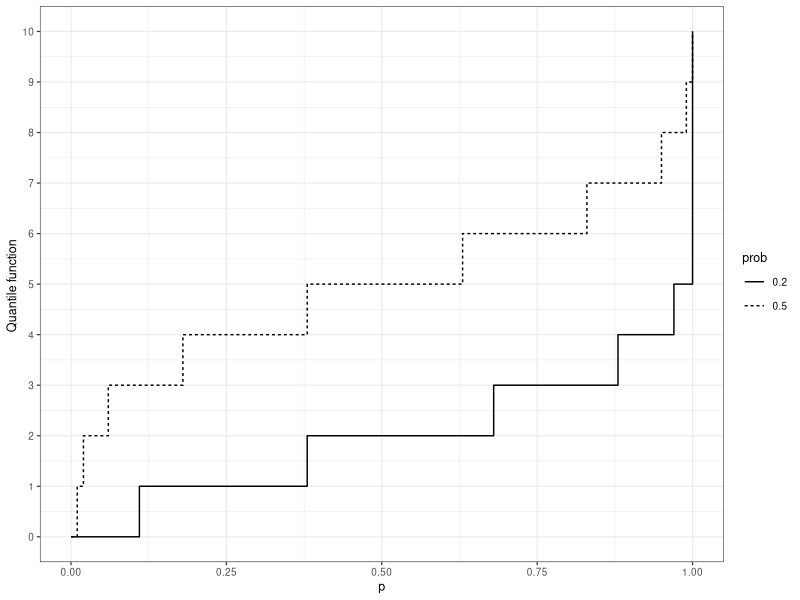
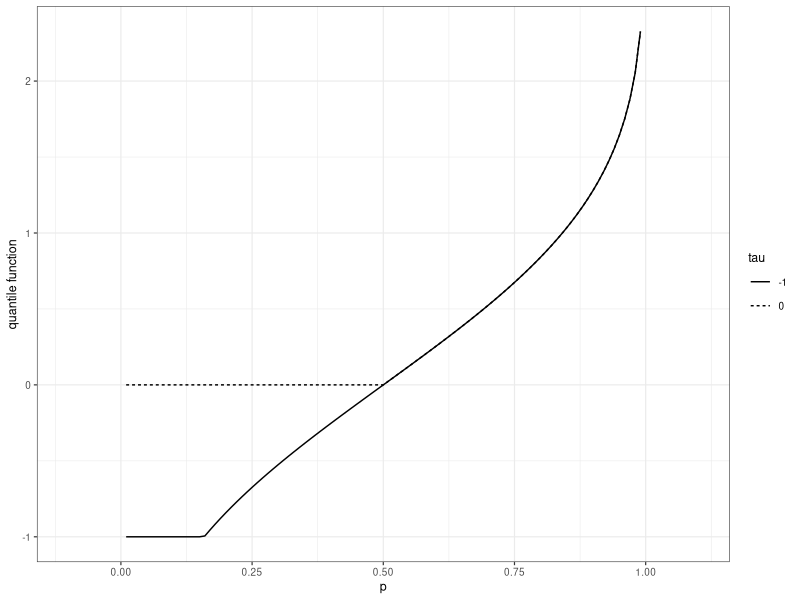
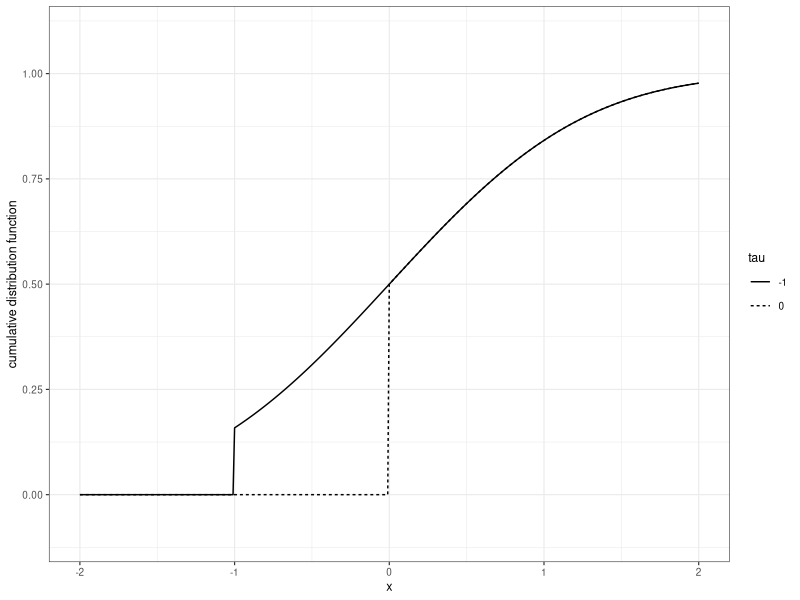
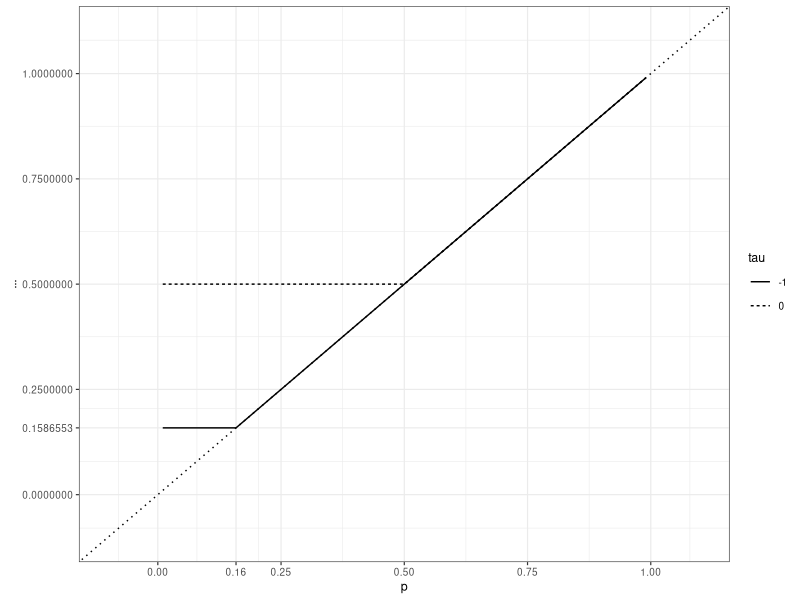
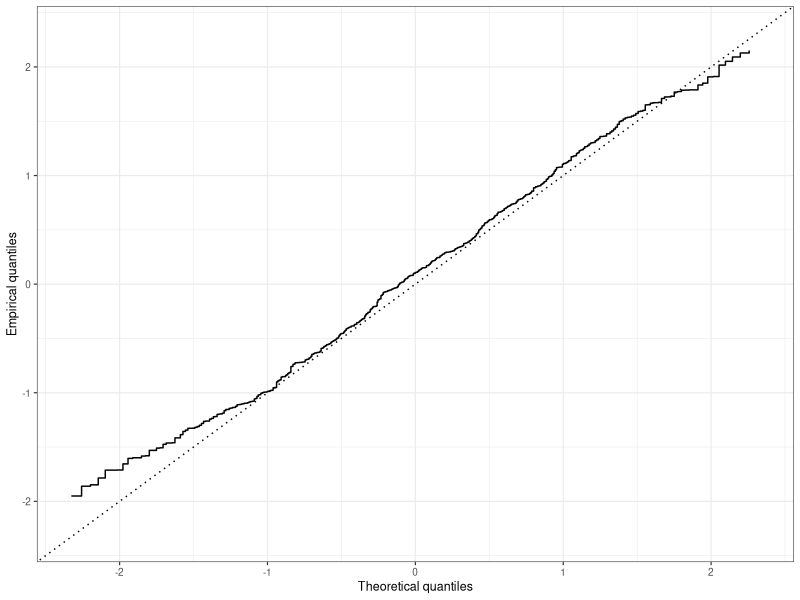

Source code (R) for these figures, in order:
## ---- chunk 1
# %%
require(tidyverse)
require(kableExtra)
old_theme <-theme_set(theme_bw(base_size=9, base_family = "Helvetica"))
options(tinytex.verbose = TRUE)
# %%
## ---- chunk 2
#| echo: false
#| message: false
#| warning: false
#| label: fig-quantiles
#|
#| fig-cap: |
#|    Quantile functions of binomial distributions.
#|
n <- 10
p <- seq(0, 1, by=.01)
probs <-  c(.2,  .5)

df <- as.data.frame(c(list("p"=p),
                      probs %>% purrr::map(.f = function(prob) qbinom(p, n, prob))))

names(df) <- c("p", format(probs, digits=2))

df <- tidyr::gather(df, key="prob", value="quantile", -p)

p <- ggplot2::ggplot(data = df) +
     ggplot2::geom_step(mapping=ggplot2::aes(x=p, y=quantile, linetype=prob), color=1, direction = "hv", lineend="butt") +
     ggplot2::xlab("p") +
     ggplot2::ylab("Quantile function ") +
     ggplot2::xlim(xlim = c(-.1, 1.1))  +
     ggplot2::scale_y_continuous(breaks=seq(0,10)) +
     ggplot2::scale_x_continuous(breaks=seq(0, 1, by=.25))
p

rm(df, probs, p)
# %%
## ---- chunk 3
#| echo: false
#| message: false
#| warning: false
#| label: fig-quantiles2
#| fig-cap: |
#|   Quantile functions $\max(X, \tau)$ where $X \sim \mathcal{N}(0,1)$ for $\tau \in \{0, 2\}$.  Let $\Phi^\leftarrow$ 
#|   denote the quantile function of $\mathcal{N}(0,1)$. The quantile  function of $\max(X,\tau)$ is 
#|   $\mathbb{I}_{(0,\Phi(\tau)]}(p) \times \tau + \Phi^{\leftarrow}(p) \times \mathbb{I}_{(\Phi(\tau), 1)}(p)= \Phi^{\leftarrow}(p \vee \Phi(\tau))$. 
#|   The two distributions are neither absolutely continuous nor discrete.


# %%
tau <-  c(0,  -1)
df <- tibble::tibble(p=seq(0.01, .99, by=0.01)) %>%
      mutate('0' = qnorm(pmax(pnorm(0), p)),
             '-1' =qnorm(pmax(pnorm(-1), p))) %>%
      tidyr::gather(key="tau", value="quantile", -p)

p <- ggplot2::ggplot(data = df,
                     mapping= ggplot2::aes(x=p, y=quantile, group=tau)) +
  ggplot2::xlab("p") +
  ggplot2::ylab("quantile function") +
  ggplot2::xlim(xlim = c(-0.1, 1.1)) +
  ggplot2::ylim(ylim = c(-1.1, 2.5)) +
  ggplot2::geom_line(aes(linetype=tau)) +
  ggplot2::scale_y_continuous(breaks=seq(-2,10)) +
  ggplot2::scale_x_continuous(breaks=seq(0, 1, by=.25), limits=c(-0.1, 1.1))

p

rm(df, tau, p)
# %%
## ---- chunk 4
#| echo: false
#| message: false
#| warning: false
#| label: fig-quantiles3
#| fig-cap: |
#|   Cumulative distribution functions for the probability distributions illustrated in [Figure @fig-quantiles2]

df2 <- tibble::tibble(x=seq(-2, 2, by=0.01)) %>%
      mutate('0' = ifelse(x<0, 0, pnorm(x)),
             '-1' = ifelse(x< (-1), 0, pnorm(x))) %>%
      tidyr::gather(key="tau", value="cdf", -x)

q <- ggplot2::ggplot(data = df2,
                     mapping= ggplot2::aes(x=x, y=cdf, group=tau)) +
  ggplot2::xlab("x") +
  ggplot2::ylab("cumulative distribution function") +
  ggplot2::geom_line(aes(linetype=tau)) +
  ggplot2::scale_x_continuous(breaks=seq(-2, 2, by=1.), limits=c(-2, 2)) +
  ggplot2::scale_y_continuous(breaks=seq(0, 1, by=.25), limits=c(-0.1, 1.1))

q

rm(df2, q)
## ---- chunk 5
#| echo: false
#| message: false
#| warning: false
#| label: fig-quantiles4
#| fig-cap: |
#|   Representation of $F \circ F^{\leftarrow}$ for the probability distributions illustrated in [Figures @fig-quantiles2]  and [@fig-quantiles3]. 
#|   The function $F \circ F^{\leftarrow}$ always lies above the line $y=x$ (dotted line) as prescribed in [Proposition @prp-quantilekit]. 
#|   Plateaux that lie strictly above the dotted line are in correspondence with  jumps of the quantile function.
#| 

df <- tibble::tibble(p=seq(0.01, .99, by=0.001)) %>%
      mutate(tau0 = qnorm(pmax(pnorm(0), p)),
             tau1 =qnorm(pmax(pnorm(-1), p))) %>%
      mutate('0' = ifelse(tau0<=0, pnorm(0), pnorm(tau0)),
             '-1' = ifelse(tau1<=(-1), pnorm(-1), pnorm(tau1))) %>%
      dplyr::select(-dplyr::starts_with('tau')) %>%
      tidyr::gather(key="tau", value="value", -p)

p <- ggplot2::ggplot(data = df,
                     mapping= ggplot2::aes(x=p, y=value, group=tau)) +
  ggplot2::xlab("p") +
  ggplot2::ylab("...") +
  ggplot2::geom_line(aes(linetype=tau)) +
  ggplot2::scale_y_continuous(breaks=c(0, pnorm(-1), .25, .5, .75, 1.), limits=c(-0.1, 1.1)) +
  ggplot2::scale_x_continuous(breaks=c(0, pnorm(-1), .25, .5, .75, 1.),
                              labels=format(c(0, pnorm(-1), .25, .5, .75, 1.), digits=2),
                              limits=c(-0.1, 1.1)) +
  ggplot2::geom_abline(slope=1, intercept=0, linetype=81)

p

rm(df, p)

## ---- chunk 6
#| echo: false
#| message: false
#| warning: false
#| label: fig-qqplot
#|
#| fig-cap: |
#|   Quantile-Quantile plot (QQ-plot). This is a popular device for comparing two probability distributions on the real line defined 
#|   by their cumulative distributions $F$ and $G$. The QQ-plot consists in plotting function $G^{\leftarrow} \circ F$. 
#|   If the two distributions are the same, the line $y = G^{\leftarrow} \circ F(x)$ should lie 
#|   below $y=x$ (according to [Proposition @prp-quantilekit]), and should even coincide with the diagonal 
#|   if $F=G$ is continuous and increasing. Here $F$ is the cumulative distribution function of $\mathcal{N}(0,1)$. 
#|   And $G$ is the empirical distribution of a sample of size $500$ of $\mathcal{N}(0,1)$.

n <- 500
sample <- sort(rnorm(n))
p <- seq(.01, .99, by=1/n)
df <- tibble::tibble('x'=qnorm(p),
                     'y'=quantile(sample, p, type=1))

q <- ggplot2::ggplot(data = df) +
     ggplot2::geom_step(mapping=ggplot2::aes(x=x, y=y), color=1, direction = "hv", lineend="butt") +
     ggplot2::geom_abline(slope=1, intercept=0, linetype="dotted") +
     ggplot2::ylim(range(df[["x"]])) +
     ggplot2::xlab("Theoretical quantiles") +
     ggplot2::ylab("Empirical quantiles")
q

rm(n, sample, p, df, q)
# %%
